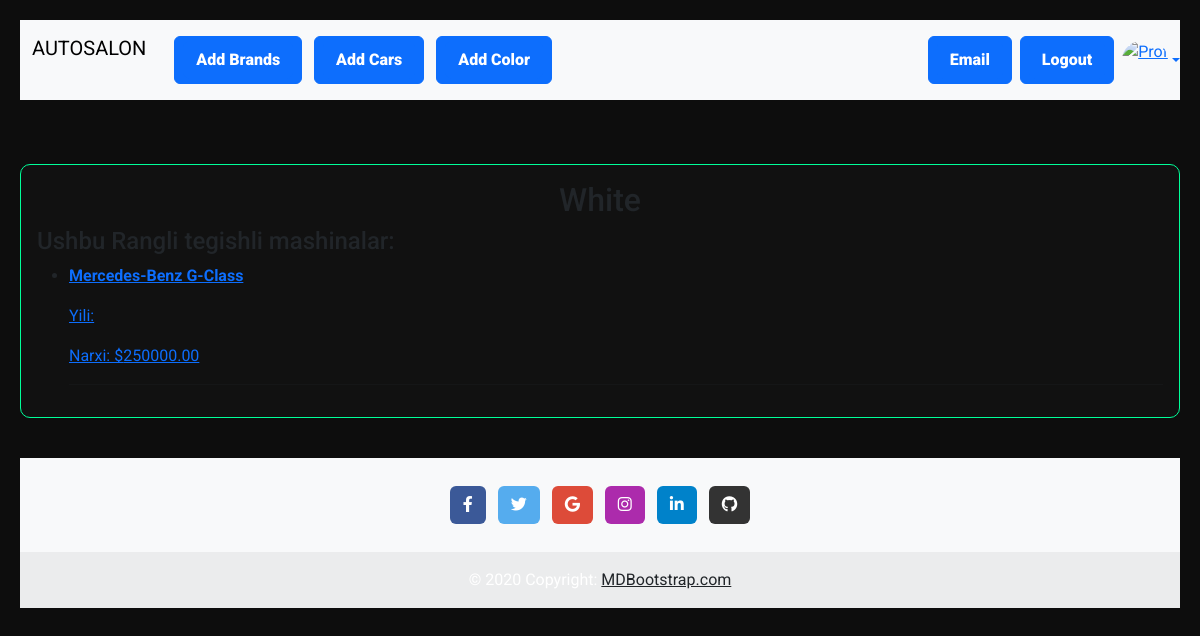
Before: /color/1/ (signed in) with the older database file.
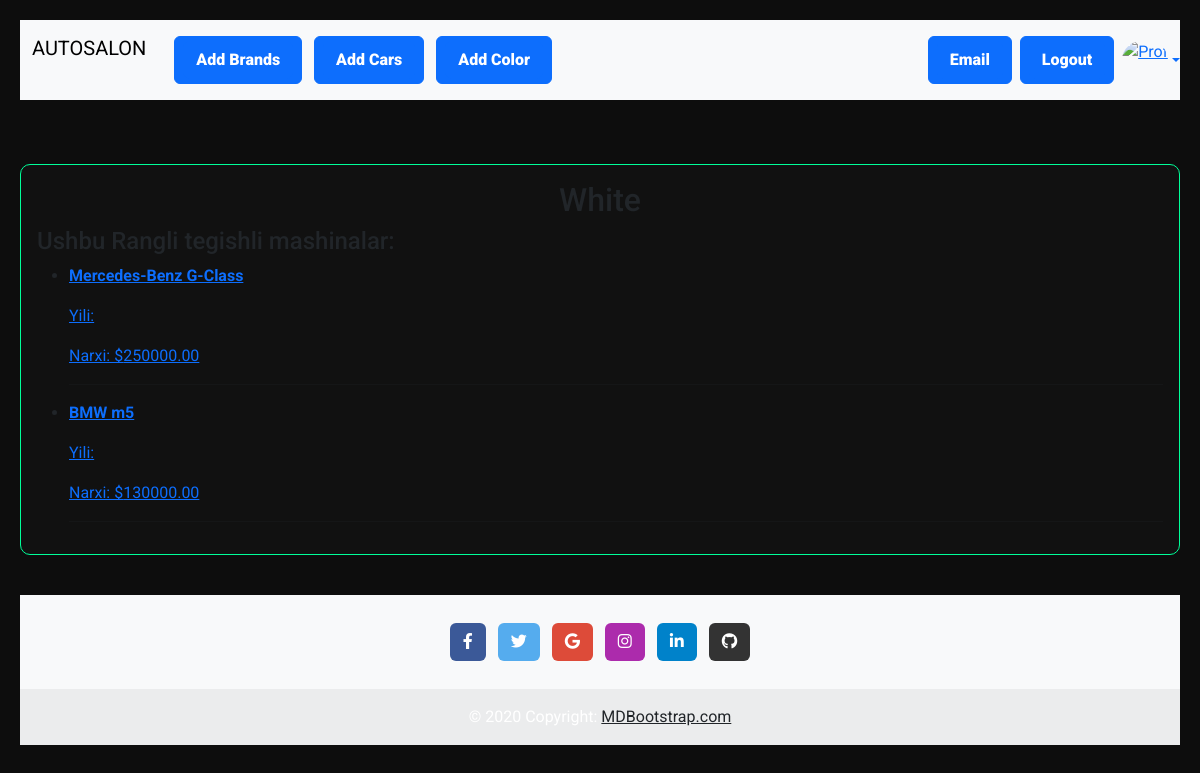
After: the same page with the newer database file.
### main/models.py (models this page shows, shortened)
class Color(models.Model):
    color = models.CharField(max_length=100, verbose_name="Moshinaning rangi")

class Cars(models.Model):
    car_name = models.CharField(max_length=200, verbose_name="Model nomi ")
    brand = models.ForeignKey(Brands, on_delete=models.SET_NULL, null=True, verbose_name="Brand nomi")
    photo = models.ImageField(upload_to="new/photos/", null=True, blank=True, verbose_name="Moshinani rasmi")
    date = models.DateField(null=True, blank=True, verbose_name="Ishlab chirqarilgan vaqti")
    price = models.DecimalField(max_digits=10, decimal_places=2, verbose_name="Narxi")
    color = models.ForeignKey(Color, on_delete=models.SET_NULL, null=True)
    author = models.ForeignKey(User, on_delete=models.PROTECT)
    class  Meta:
        verbose_name_plural = "Moshinalar "
        verbose_name = "Moshina "

### main/views.py (the view)
# urls.py: path('color/<int:pk>/', ColorDetailView.as_view(), name='color_detail'),
class ColorDetailView(DetailView):
    model = Color
    template_name = "color_cars.html"
    context_object_name = "color"
    def get_context_data(self, **kwargs):
        context = super().get_context_data(**kwargs)
        context["cars"] = Cars.objects.filter(color=self.object)
        context["all_color"] = Color.objects.all()
        return context

### template/color_cars.html
{% extends 'base.html' %}
{% block comment %}
<main>
         <div class="container">
                <div class="card mt-4">
                    <div class="card-body">
                        <h2 class="card-title" align="center">{{color.color }}</h2>
                        <h4>Ushbu Rangli tegishli mashinalar:</h4>
                        <ul>
                        {% for car in cars %}
                            <li>
                                <a href="{% url 'car_detail' pk=car.id %}">
                                    <p><b>{{ car.car_name }}</b></p>
                                    <p>Yili: {{ car.model_year }}</p>
                                    <p>Narxi: ${{ car.price }}</p>
                                </a>
                                <hr>
                            </li>
                        {% endfor %}
                        </ul>
                    </div>
                </div>
            </div>
</main>
{% endblock comment %}

### template/base.html (shortened to what this page needs)
<!DOCTYPE html>
<html lang="uz">
<head>
  {% include 'components/_stayles.html'%}
</head>
<body>
    <header>
    {% include 'components/_header.html'%}
    </header>
    <main>
        {% block comment%}
        {% endblock comment%}
    </main>
    <footer>
    {% include 'components/_footer.html'%}
    </footer>
</body>

### template/components/_stayles.html (shortened to what this page needs)
    <link
    href="https://cdnjs.cloudflare.com/ajax/libs/font-awesome/6.0.0/css/all.min.css"
    rel="stylesheet"
    />
<link href="https://cdn.jsdelivr.net/npm/bootstrap@5.3.0/dist/css/bootstrap.min.css" rel="stylesheet">

### template/components/_header.html (shortened to what this page needs)
<div class="container ">
    <header>
            <nav class="navbar navbar-expand-lg navbar-light bg-body-tertiary">
                <div class="container-fluid">
                    <a class="navbar-brand mb-4" href="{% url 'index' %}">AUTOSALON</a>
    <div class="container-fluid">
        <button data-mdb-ripple-init type="submit" class="btn btn-primary me-2 px-2 py-1">
        <a href="{% url 'add_brand' %}" class="btn btn-primary  fw-bold"><b>Add Brands</b></a>
        </button>
        <button data-mdb-ripple-init type="submit" class="btn btn-primary me-2 px-2 py-1">
        <a href="{% url 'add_cars' %}" class="btn btn-primary  fw-bold"><b>Add Cars</b></a>
        </button>
        <button data-mdb-ripple-init type="submit" class="btn btn-primary me-2 px-2 py-1">
        <a href="{% url 'add_color' %}" class="btn btn-primary  fw-bold"><b>Add Color</b></a>
        </button>
    </div>
    </div>
      <div class="d-flex align-items-center">
        {% if not request.user.is_authenticated %}
            <button data-mdb-ripple-init type="submit" class="btn btn-link px-3 me-2">
            <a href="{% url 'user_login' %}">Login</a>
            </button>
            <button data-mdb-ripple-init type="submit" class="btn btn-primary me-2 px-2 py-1">
            <a href="{% url 'user_register' %}" class="btn btn-primary  fw-bold"><b>Register</b></a>
            </button>
        {%else%}
        <button data-mdb-ripple-init type="submit" class="btn btn-primary me-2 px-2 py-1">
        <a href="{% url 'send_message' %}" class="btn btn-primary  fw-bold"><b>Email</b></a>
        </button>
        <button data-mdb-ripple-init type="submit" class="btn btn-primary me-2 px-2 py-1">
        <a href="{% url 'user_logout' %}" class="btn btn-primary  fw-bold"><b>Logout</b></a>
        </button>
        <div class="dropdown">
        <a
          data-mdb-dropdown-init
          class="dropdown-toggle d-flex align-items-center hidden-arrow"
          href="{% url 'profile' username=request.user.username%}"
          id="navbarDropdownMenuAvatar"
          role="button"
          aria-expanded="false"
        >
        {% if profile and profile.photo %}
            <img src="{{ profile.photo.url }}"
                 class="rounded-circle"
                 height="40"
                 alt="Profile"
                 loading="lazy">
        {% else %}
            <img src="https://mdbcdn.b-cdn.net/img/Photos/new-templates/bootstrap-chat/ava3.webp"
                 class="rounded-circle"
                 height="40"
                 alt="Profile"
                 loading="lazy">
        {% endif %}
        </a>
      </div>
        {%endif%}
      </div>
            </nav>
        </header>
</div>

### template/components/_footer.html
<div class="container">
  <footer class="bg-body-tertiary text-center">
  <div class="container p-4 pb-0">
    <section class="mb-4">
      <a
      data-mdb-ripple-init
        class="btn text-white btn-floating m-1"
        style="background-color: #3b5998;"
        href="#!"
        role="button"
        ><i class="fab fa-facebook-f"></i
      ></a>
      <a
        data-mdb-ripple-init
        class="btn text-white btn-floating m-1"
        style="background-color: #55acee;"
        href="#!"
        role="button"
        ><i class="fab fa-twitter"></i
      ></a>
      <a
        data-mdb-ripple-init
        class="btn text-white btn-floating m-1"
        style="background-color: #dd4b39;"
        href="#!"
        role="button"
        ><i class="fab fa-google"></i
      ></a>
      <a
        data-mdb-ripple-init
        class="btn text-white btn-floating m-1"
        style="background-color: #ac2bac;"
        href="#!"
        role="button"
        ><i class="fab fa-instagram"></i
      ></a>
      <a
        data-mdb-ripple-init
        class="btn text-white btn-floating m-1"
        style="background-color: #0082ca;"
        href="#!"
        role="button"
        ><i class="fab fa-linkedin-in"></i
      ></a>
      <a
        data-mdb-ripple-init
        class="btn text-white btn-floating m-1"
        style="background-color: #333333;"
        href="#!"
        role="button"
        ><i class="fab fa-github"></i
      ></a>
    </section>
  </div>
  <div class="text-center p-3" style="background-color: rgba(0, 0, 0, 0.05);">
    © 2020 Copyright:
    <a class="text-body" href="https://mdbootstrap.com/">MDBootstrap.com</a>
  </div>
</footer>
</div>

### template/components/_stayles.html (style rules this page uses)
body { background-color: #0d0d0d; color: #fff; font-family: 'Roboto', sans-serif; }
.container { max-width: 1200px; margin: auto; padding: 20px; }
.card { background-color: #111; border: 1px solid #00ff99; border-radius: 10px; overflow: hidden; transition: 0.3s; }

Changed rows visible on the page:
added Cars: car_name "BMW m5", price "130000.00"
